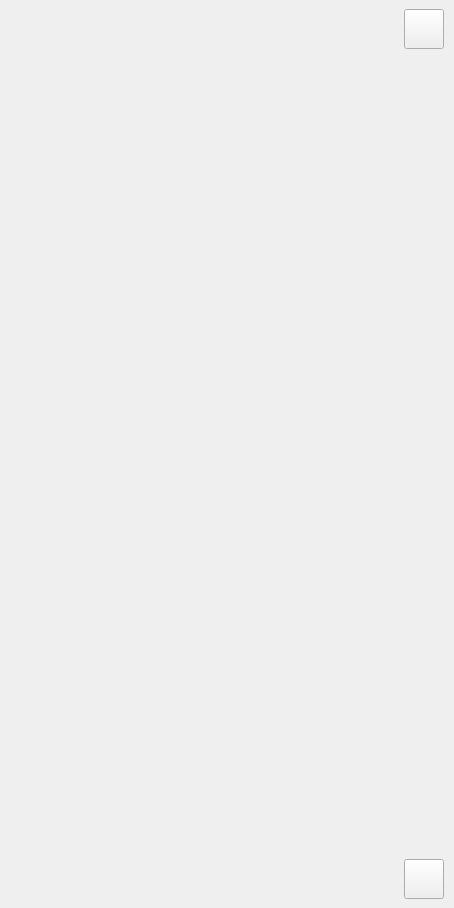
<?xml version="1.0" encoding="UTF-8"?>
<ui version="4.0">
 <class>videoForm</class>
 <widget class="QWidget" name="videoForm">
  <property name="geometry">
   <rect>
    <x>0</x>
    <y>0</y>
    <width>454</width>
    <height>908</height>
   </rect>
  </property>
  <property name="windowTitle">
   <string/>
  </property>
  <layout class="QHBoxLayout" name="horizontalLayout">
   <property name="spacing">
    <number>0</number>
   </property>
   <property name="leftMargin">
    <number>0</number>
   </property>
   <property name="topMargin">
    <number>0</number>
   </property>
   <property name="rightMargin">
    <number>0</number>
   </property>
   <property name="bottomMargin">
    <number>0</number>
   </property>
   <item>
    <widget class="QYUVOpenGLWidget" name="videoWidget" native="true"/>
   </item>
   <item>
    <widget class="QWidget" name="rightToolWidget" native="true">
     <property name="minimumSize">
      <size>
       <width>60</width>
       <height>0</height>
      </size>
     </property>
     <property name="maximumSize">
      <size>
       <width>60</width>
       <height>16777215</height>
      </size>
     </property>
     <layout class="QVBoxLayout" name="verticalLayout">
      <property name="leftMargin">
       <number>0</number>
      </property>
      <property name="rightMargin">
       <number>0</number>
      </property>
      <item alignment="Qt::AlignHCenter">
       <widget class="QPushButton" name="fullScrcenbtn">
        <property name="minimumSize">
         <size>
          <width>40</width>
          <height>40</height>
         </size>
        </property>
        <property name="maximumSize">
         <size>
          <width>40</width>
          <height>40</height>
         </size>
        </property>
        <property name="focusPolicy">
         <enum>Qt::NoFocus</enum>
        </property>
        <property name="text">
         <string/>
        </property>
       </widget>
      </item>
      <item>
       <spacer name="verticalSpacer">
        <property name="orientation">
         <enum>Qt::Vertical</enum>
        </property>
        <property name="sizeHint" stdset="0">
         <size>
          <width>20</width>
          <height>40</height>
         </size>
        </property>
       </spacer>
      </item>
      <item alignment="Qt::AlignHCenter">
       <widget class="QPushButton" name="returnBtn">
        <property name="minimumSize">
         <size>
          <width>40</width>
          <height>40</height>
         </size>
        </property>
        <property name="maximumSize">
         <size>
          <width>40</width>
          <height>40</height>
         </size>
        </property>
        <property name="focusPolicy">
         <enum>Qt::NoFocus</enum>
        </property>
        <property name="text">
         <string/>
        </property>
       </widget>
      </item>
     </layout>
    </widget>
   </item>
  </layout>
 </widget>
 <customwidgets>
  <customwidget>
   <class>QYUVOpenGLWidget</class>
   <extends>QWidget</extends>
   <header>qyuvopenglwidget.h</header>
   <container>1</container>
  </customwidget>
 </customwidgets>
 <resources/>
 <connections/>
</ui>
